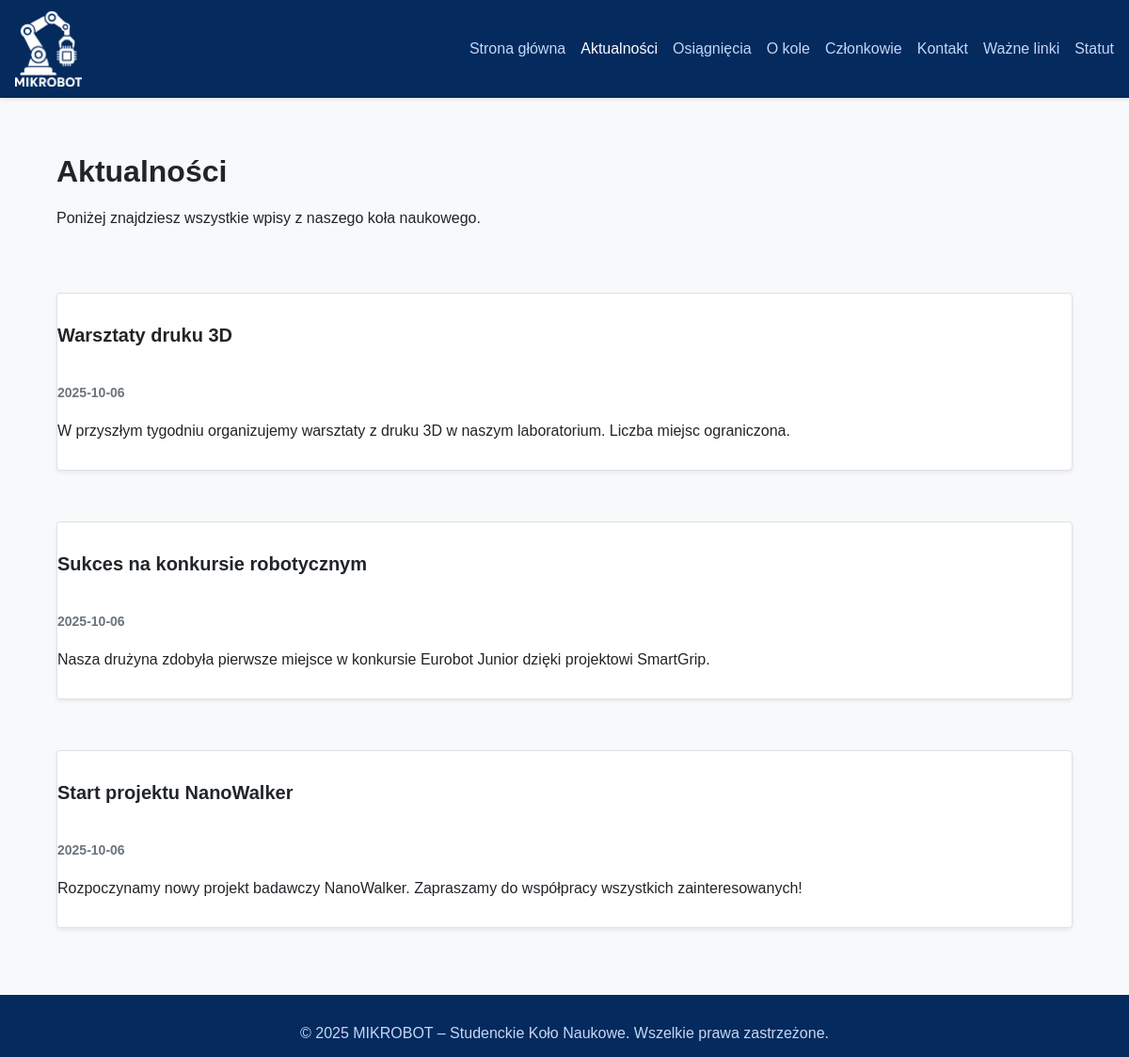
Page /news on the committed database.
### tables this page shows
CREATE TABLE news (
            id INTEGER PRIMARY KEY AUTOINCREMENT,
            title TEXT NOT NULL,
            content TEXT NOT NULL,
            date_posted TEXT NOT NULL,
            image TEXT
        );

### app.py (the view)
@app.route("/news")
def all_news():
    conn = get_db_connection()
    news_list = conn.execute(
        """
        SELECT n.id, n.title, n.content, n.date_posted, n.image,
               GROUP_CONCAT(ni.filename) AS images,
               COUNT(ni.id) AS images_count
        FROM news n
        LEFT JOIN news_images ni ON ni.news_id = n.id
        GROUP BY n.id
        ORDER BY n.date_posted DESC, n.id DESC
        """
    ).fetchall()
    conn.close()
    return render_template("news.html", news=news_list)

### app.py (called while the page is built)
def get_db_connection():
    conn = sqlite3.connect(DATABASE)
    conn.row_factory = sqlite3.Row
    return conn

@app.context_processor
def inject_now():
    return {
        "year": datetime.now().year,
        "admin_logged_in": session.get("admin_logged_in", False),
    }

### templates/news.html (shortened to what this page needs)
{% extends "layout.html" %}
{% block content %}
<div class="row mb-4">
  <div class="col-12">
    <h1>Aktualności</h1>
    <p>Poniżej znajdziesz wszystkie wpisy z naszego koła naukowego.</p>
  </div>
</div>
<div class="row">
  {% for item in news %}
  <div class="col-12 mb-4">
    <div class="card horizontal-card shadow-sm h-100 {% if loop.index0 % 2 == 1 %}reverse{% endif %}">
      {% set image_list_str = '' %}
      {% if item['images'] %}
        {% set image_list_str = item['images'] %}
      {% elif item['image'] %}
        {% set image_list_str = item['image'] %}
      {% endif %}
      <div class="content-container d-flex flex-column">
        <h5 class="card-title">{{ item['title'] }}</h5>
        <h6 class="card-subtitle mb-2 text-muted">{{ item['date_posted'] }}</h6>
        <p class="card-text">{{ item['content'] }}</p>
      </div>
    </div>
  </div>
  {% endfor %}
</div>
{% endblock %}

### static/css/main.css (style rules this page uses)
* { box-sizing: border-box; }
body { margin: 0; font-family: Arial, Helvetica, sans-serif; background-color: #f8f9fa; color: #212529; display: flex; flex-direction: column; min-height: 100vh; }
.row { display: flex; flex-wrap: wrap; margin-left: -15px; margin-right: -15px; }
.col-12 { flex: 0 0 100%; max-width: 100%; padding: 15px; }
.h-100 { height: 100% !important; }
.mb-2 { margin-bottom: 0.5rem !important; }
.mb-4 { margin-bottom: 1.5rem !important; }
.text-muted { color: #6c757d !important; }
.card { border: 1px solid #dee2e6; border-radius: 0.25rem; background-color: #fff; overflow: hidden; display: flex; flex-direction: column; height: 100%; color: #212529; }
.card-title { font-size: 1.25rem; font-weight: 600; margin-bottom: 0.5rem; }
.card-subtitle { font-size: 0.875rem; margin-bottom: 0.5rem; }
.card-text { flex: 1; margin-bottom: 1rem; }
.shadow-sm { box-shadow: 0 0.125rem 0.25rem rgba(0, 0, 0, 0.075); }
.d-flex { display: flex !important; }
.flex-column { flex-direction: column !important; }
.card.horizontal-card { display: flex; flex-direction: column; gap: 1rem; margin-bottom: 1rem; }
.card.horizontal-card .content-container { flex: 1; }
@media (min-width: 768px) { .card.horizontal-card { flex-direction: row; } }
@media (min-width: 768px) { .card.horizontal-card.reverse { flex-direction: row-reverse; } }

### rows in the picture
news: title "Warsztaty druku 3D", date_posted "2025-10-06", content "W przyszłym tygodniu organizujemy warsztaty z druku 3D w naszym laboratorium. Liczba miejsc ograniczona."
news: title "Sukces na konkursie robotycznym", date_posted "2025-10-06", content "Nasza drużyna zdobyła pierwsze miejsce w konkursie Eurobot Junior dzięki projektowi SmartGrip."
news: title "Start projektu NanoWalker", date_posted "2025-10-06", content "Rozpoczynamy nowy projekt badawczy NanoWalker. Zapraszamy do współpracy wszystkich zainteresowanych!"
